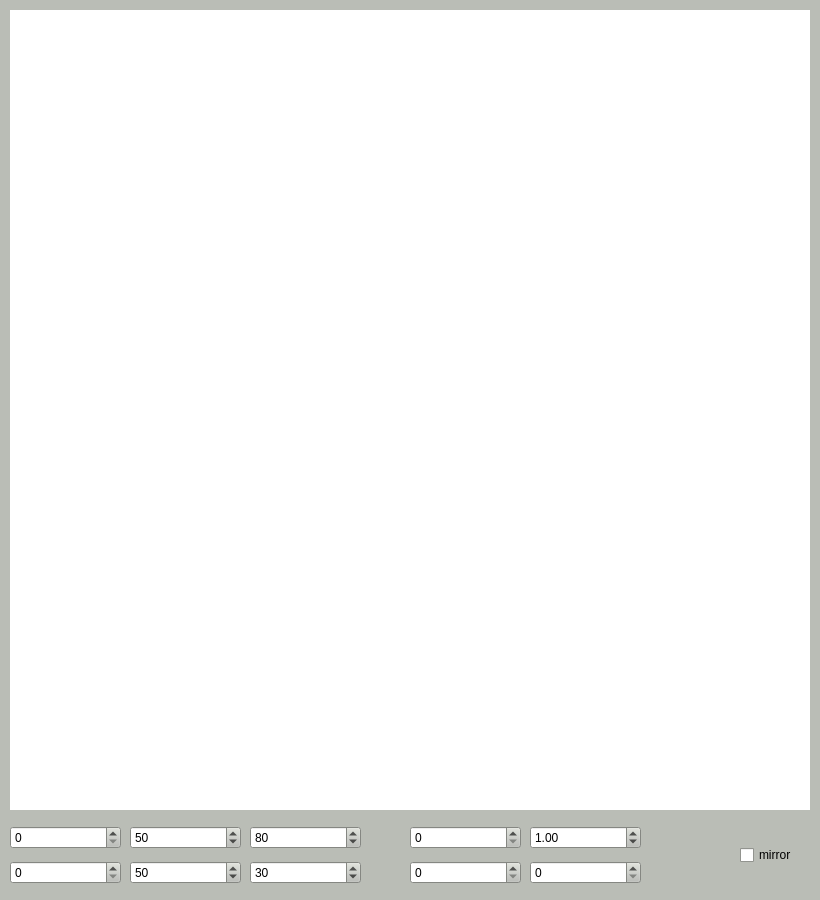
<?xml version="1.0" encoding="UTF-8"?>
<ui version="4.0">
 <class>MainWindow</class>
 <widget class="QMainWindow" name="MainWindow">
  <property name="geometry">
   <rect>
    <x>0</x>
    <y>0</y>
    <width>820</width>
    <height>900</height>
   </rect>
  </property>
  <property name="palette">
   <palette>
    <active>
     <colorrole role="WindowText">
      <brush brushstyle="SolidPattern">
       <color alpha="255">
        <red>0</red>
        <green>0</green>
        <blue>0</blue>
       </color>
      </brush>
     </colorrole>
     <colorrole role="Button">
      <brush brushstyle="SolidPattern">
       <color alpha="255">
        <red>186</red>
        <green>189</green>
        <blue>182</blue>
       </color>
      </brush>
     </colorrole>
     <colorrole role="Light">
      <brush brushstyle="SolidPattern">
       <color alpha="255">
        <red>255</red>
        <green>255</green>
        <blue>255</blue>
       </color>
      </brush>
     </colorrole>
     <colorrole role="Midlight">
      <brush brushstyle="SolidPattern">
       <color alpha="255">
        <red>220</red>
        <green>222</green>
        <blue>218</blue>
       </color>
      </brush>
     </colorrole>
     <colorrole role="Dark">
      <brush brushstyle="SolidPattern">
       <color alpha="255">
        <red>93</red>
        <green>94</green>
        <blue>91</blue>
       </color>
      </brush>
     </colorrole>
     <colorrole role="Mid">
      <brush brushstyle="SolidPattern">
       <color alpha="255">
        <red>124</red>
        <green>126</green>
        <blue>121</blue>
       </color>
      </brush>
     </colorrole>
     <colorrole role="Text">
      <brush brushstyle="SolidPattern">
       <color alpha="255">
        <red>0</red>
        <green>0</green>
        <blue>0</blue>
       </color>
      </brush>
     </colorrole>
     <colorrole role="BrightText">
      <brush brushstyle="SolidPattern">
       <color alpha="255">
        <red>255</red>
        <green>255</green>
        <blue>255</blue>
       </color>
      </brush>
     </colorrole>
     <colorrole role="ButtonText">
      <brush brushstyle="SolidPattern">
       <color alpha="255">
        <red>0</red>
        <green>0</green>
        <blue>0</blue>
       </color>
      </brush>
     </colorrole>
     <colorrole role="Base">
      <brush brushstyle="SolidPattern">
       <color alpha="255">
        <red>255</red>
        <green>255</green>
        <blue>255</blue>
       </color>
      </brush>
     </colorrole>
     <colorrole role="Window">
      <brush brushstyle="SolidPattern">
       <color alpha="255">
        <red>186</red>
        <green>189</green>
        <blue>182</blue>
       </color>
      </brush>
     </colorrole>
     <colorrole role="Shadow">
      <brush brushstyle="SolidPattern">
       <color alpha="255">
        <red>0</red>
        <green>0</green>
        <blue>0</blue>
       </color>
      </brush>
     </colorrole>
     <colorrole role="AlternateBase">
      <brush brushstyle="SolidPattern">
       <color alpha="255">
        <red>220</red>
        <green>222</green>
        <blue>218</blue>
       </color>
      </brush>
     </colorrole>
     <colorrole role="ToolTipBase">
      <brush brushstyle="SolidPattern">
       <color alpha="255">
        <red>255</red>
        <green>255</green>
        <blue>220</blue>
       </color>
      </brush>
     </colorrole>
     <colorrole role="ToolTipText">
      <brush brushstyle="SolidPattern">
       <color alpha="255">
        <red>0</red>
        <green>0</green>
        <blue>0</blue>
       </color>
      </brush>
     </colorrole>
     <colorrole role="PlaceholderText">
      <brush brushstyle="SolidPattern">
       <color alpha="128">
        <red>0</red>
        <green>0</green>
        <blue>0</blue>
       </color>
      </brush>
     </colorrole>
    </active>
    <inactive>
     <colorrole role="WindowText">
      <brush brushstyle="SolidPattern">
       <color alpha="255">
        <red>0</red>
        <green>0</green>
        <blue>0</blue>
       </color>
      </brush>
     </colorrole>
     <colorrole role="Button">
      <brush brushstyle="SolidPattern">
       <color alpha="255">
        <red>186</red>
        <green>189</green>
        <blue>182</blue>
       </color>
      </brush>
     </colorrole>
     <colorrole role="Light">
      <brush brushstyle="SolidPattern">
       <color alpha="255">
        <red>255</red>
        <green>255</green>
        <blue>255</blue>
       </color>
      </brush>
     </colorrole>
     <colorrole role="Midlight">
      <brush brushstyle="SolidPattern">
       <color alpha="255">
        <red>220</red>
        <green>222</green>
        <blue>218</blue>
       </color>
      </brush>
     </colorrole>
     <colorrole role="Dark">
      <brush brushstyle="SolidPattern">
       <color alpha="255">
        <red>93</red>
        <green>94</green>
        <blue>91</blue>
       </color>
      </brush>
     </colorrole>
     <colorrole role="Mid">
      <brush brushstyle="SolidPattern">
       <color alpha="255">
        <red>124</red>
        <green>126</green>
        <blue>121</blue>
       </color>
      </brush>
     </colorrole>
     <colorrole role="Text">
      <brush brushstyle="SolidPattern">
       <color alpha="255">
        <red>0</red>
        <green>0</green>
        <blue>0</blue>
       </color>
      </brush>
     </colorrole>
     <colorrole role="BrightText">
      <brush brushstyle="SolidPattern">
       <color alpha="255">
        <red>255</red>
        <green>255</green>
        <blue>255</blue>
       </color>
      </brush>
     </colorrole>
     <colorrole role="ButtonText">
      <brush brushstyle="SolidPattern">
       <color alpha="255">
        <red>0</red>
        <green>0</green>
        <blue>0</blue>
       </color>
      </brush>
     </colorrole>
     <colorrole role="Base">
      <brush brushstyle="SolidPattern">
       <color alpha="255">
        <red>255</red>
        <green>255</green>
        <blue>255</blue>
       </color>
      </brush>
     </colorrole>
     <colorrole role="Window">
      <brush brushstyle="SolidPattern">
       <color alpha="255">
        <red>186</red>
        <green>189</green>
        <blue>182</blue>
       </color>
      </brush>
     </colorrole>
     <colorrole role="Shadow">
      <brush brushstyle="SolidPattern">
       <color alpha="255">
        <red>0</red>
        <green>0</green>
        <blue>0</blue>
       </color>
      </brush>
     </colorrole>
     <colorrole role="AlternateBase">
      <brush brushstyle="SolidPattern">
       <color alpha="255">
        <red>220</red>
        <green>222</green>
        <blue>218</blue>
       </color>
      </brush>
     </colorrole>
     <colorrole role="ToolTipBase">
      <brush brushstyle="SolidPattern">
       <color alpha="255">
        <red>255</red>
        <green>255</green>
        <blue>220</blue>
       </color>
      </brush>
     </colorrole>
     <colorrole role="ToolTipText">
      <brush brushstyle="SolidPattern">
       <color alpha="255">
        <red>0</red>
        <green>0</green>
        <blue>0</blue>
       </color>
      </brush>
     </colorrole>
     <colorrole role="PlaceholderText">
      <brush brushstyle="SolidPattern">
       <color alpha="128">
        <red>0</red>
        <green>0</green>
        <blue>0</blue>
       </color>
      </brush>
     </colorrole>
    </inactive>
    <disabled>
     <colorrole role="WindowText">
      <brush brushstyle="SolidPattern">
       <color alpha="255">
        <red>93</red>
        <green>94</green>
        <blue>91</blue>
       </color>
      </brush>
     </colorrole>
     <colorrole role="Button">
      <brush brushstyle="SolidPattern">
       <color alpha="255">
        <red>186</red>
        <green>189</green>
        <blue>182</blue>
       </color>
      </brush>
     </colorrole>
     <colorrole role="Light">
      <brush brushstyle="SolidPattern">
       <color alpha="255">
        <red>255</red>
        <green>255</green>
        <blue>255</blue>
       </color>
      </brush>
     </colorrole>
     <colorrole role="Midlight">
      <brush brushstyle="SolidPattern">
       <color alpha="255">
        <red>220</red>
        <green>222</green>
        <blue>218</blue>
       </color>
      </brush>
     </colorrole>
     <colorrole role="Dark">
      <brush brushstyle="SolidPattern">
       <color alpha="255">
        <red>93</red>
        <green>94</green>
        <blue>91</blue>
       </color>
      </brush>
     </colorrole>
     <colorrole role="Mid">
      <brush brushstyle="SolidPattern">
       <color alpha="255">
        <red>124</red>
        <green>126</green>
        <blue>121</blue>
       </color>
      </brush>
     </colorrole>
     <colorrole role="Text">
      <brush brushstyle="SolidPattern">
       <color alpha="255">
        <red>93</red>
        <green>94</green>
        <blue>91</blue>
       </color>
      </brush>
     </colorrole>
     <colorrole role="BrightText">
      <brush brushstyle="SolidPattern">
       <color alpha="255">
        <red>255</red>
        <green>255</green>
        <blue>255</blue>
       </color>
      </brush>
     </colorrole>
     <colorrole role="ButtonText">
      <brush brushstyle="SolidPattern">
       <color alpha="255">
        <red>93</red>
        <green>94</green>
        <blue>91</blue>
       </color>
      </brush>
     </colorrole>
     <colorrole role="Base">
      <brush brushstyle="SolidPattern">
       <color alpha="255">
        <red>186</red>
        <green>189</green>
        <blue>182</blue>
       </color>
      </brush>
     </colorrole>
     <colorrole role="Window">
      <brush brushstyle="SolidPattern">
       <color alpha="255">
        <red>186</red>
        <green>189</green>
        <blue>182</blue>
       </color>
      </brush>
     </colorrole>
     <colorrole role="Shadow">
      <brush brushstyle="SolidPattern">
       <color alpha="255">
        <red>0</red>
        <green>0</green>
        <blue>0</blue>
       </color>
      </brush>
     </colorrole>
     <colorrole role="AlternateBase">
      <brush brushstyle="SolidPattern">
       <color alpha="255">
        <red>186</red>
        <green>189</green>
        <blue>182</blue>
       </color>
      </brush>
     </colorrole>
     <colorrole role="ToolTipBase">
      <brush brushstyle="SolidPattern">
       <color alpha="255">
        <red>255</red>
        <green>255</green>
        <blue>220</blue>
       </color>
      </brush>
     </colorrole>
     <colorrole role="ToolTipText">
      <brush brushstyle="SolidPattern">
       <color alpha="255">
        <red>0</red>
        <green>0</green>
        <blue>0</blue>
       </color>
      </brush>
     </colorrole>
     <colorrole role="PlaceholderText">
      <brush brushstyle="SolidPattern">
       <color alpha="128">
        <red>0</red>
        <green>0</green>
        <blue>0</blue>
       </color>
      </brush>
     </colorrole>
    </disabled>
   </palette>
  </property>
  <property name="windowTitle">
   <string>MainWindow</string>
  </property>
  <property name="autoFillBackground">
   <bool>true</bool>
  </property>
  <widget class="QWidget" name="centralwidget">
   <widget class="QFrame" name="frame">
    <property name="geometry">
     <rect>
      <x>10</x>
      <y>10</y>
      <width>800</width>
      <height>800</height>
     </rect>
    </property>
    <property name="palette">
     <palette>
      <active>
       <colorrole role="WindowText">
        <brush brushstyle="SolidPattern">
         <color alpha="255">
          <red>0</red>
          <green>0</green>
          <blue>0</blue>
         </color>
        </brush>
       </colorrole>
       <colorrole role="Button">
        <brush brushstyle="SolidPattern">
         <color alpha="255">
          <red>255</red>
          <green>255</green>
          <blue>255</blue>
         </color>
        </brush>
       </colorrole>
       <colorrole role="Light">
        <brush brushstyle="SolidPattern">
         <color alpha="255">
          <red>255</red>
          <green>255</green>
          <blue>255</blue>
         </color>
        </brush>
       </colorrole>
       <colorrole role="Midlight">
        <brush brushstyle="SolidPattern">
         <color alpha="255">
          <red>255</red>
          <green>255</green>
          <blue>255</blue>
         </color>
        </brush>
       </colorrole>
       <colorrole role="Dark">
        <brush brushstyle="SolidPattern">
         <color alpha="255">
          <red>127</red>
          <green>127</green>
          <blue>127</blue>
         </color>
        </brush>
       </colorrole>
       <colorrole role="Mid">
        <brush brushstyle="SolidPattern">
         <color alpha="255">
          <red>170</red>
          <green>170</green>
          <blue>170</blue>
         </color>
        </brush>
       </colorrole>
       <colorrole role="Text">
        <brush brushstyle="SolidPattern">
         <color alpha="255">
          <red>0</red>
          <green>0</green>
          <blue>0</blue>
         </color>
        </brush>
       </colorrole>
       <colorrole role="BrightText">
        <brush brushstyle="SolidPattern">
         <color alpha="255">
          <red>255</red>
          <green>255</green>
          <blue>255</blue>
         </color>
        </brush>
       </colorrole>
       <colorrole role="ButtonText">
        <brush brushstyle="SolidPattern">
         <color alpha="255">
          <red>0</red>
          <green>0</green>
          <blue>0</blue>
         </color>
        </brush>
       </colorrole>
       <colorrole role="Base">
        <brush brushstyle="SolidPattern">
         <color alpha="255">
          <red>255</red>
          <green>255</green>
          <blue>255</blue>
         </color>
        </brush>
       </colorrole>
       <colorrole role="Window">
        <brush brushstyle="SolidPattern">
         <color alpha="255">
          <red>255</red>
          <green>255</green>
          <blue>255</blue>
         </color>
        </brush>
       </colorrole>
       <colorrole role="Shadow">
        <brush brushstyle="SolidPattern">
         <color alpha="255">
          <red>0</red>
          <green>0</green>
          <blue>0</blue>
         </color>
        </brush>
       </colorrole>
       <colorrole role="AlternateBase">
        <brush brushstyle="SolidPattern">
         <color alpha="255">
          <red>255</red>
          <green>255</green>
          <blue>255</blue>
         </color>
        </brush>
       </colorrole>
       <colorrole role="ToolTipBase">
        <brush brushstyle="SolidPattern">
         <color alpha="255">
          <red>255</red>
          <green>255</green>
          <blue>220</blue>
         </color>
        </brush>
       </colorrole>
       <colorrole role="ToolTipText">
        <brush brushstyle="SolidPattern">
         <color alpha="255">
          <red>0</red>
          <green>0</green>
          <blue>0</blue>
         </color>
        </brush>
       </colorrole>
       <colorrole role="PlaceholderText">
        <brush brushstyle="SolidPattern">
         <color alpha="255">
          <red>64</red>
          <green>65</green>
          <blue>66</blue>
         </color>
        </brush>
       </colorrole>
      </active>
      <inactive>
       <colorrole role="WindowText">
        <brush brushstyle="SolidPattern">
         <color alpha="255">
          <red>0</red>
          <green>0</green>
          <blue>0</blue>
         </color>
        </brush>
       </colorrole>
       <colorrole role="Button">
        <brush brushstyle="SolidPattern">
         <color alpha="255">
          <red>255</red>
          <green>255</green>
          <blue>255</blue>
         </color>
        </brush>
       </colorrole>
       <colorrole role="Light">
        <brush brushstyle="SolidPattern">
         <color alpha="255">
          <red>255</red>
          <green>255</green>
          <blue>255</blue>
         </color>
        </brush>
       </colorrole>
       <colorrole role="Midlight">
        <brush brushstyle="SolidPattern">
         <color alpha="255">
          <red>255</red>
          <green>255</green>
          <blue>255</blue>
         </color>
        </brush>
       </colorrole>
       <colorrole role="Dark">
        <brush brushstyle="SolidPattern">
         <color alpha="255">
          <red>127</red>
          <green>127</green>
          <blue>127</blue>
         </color>
        </brush>
       </colorrole>
       <colorrole role="Mid">
        <brush brushstyle="SolidPattern">
         <color alpha="255">
          <red>170</red>
          <green>170</green>
          <blue>170</blue>
         </color>
        </brush>
       </colorrole>
       <colorrole role="Text">
        <brush brushstyle="SolidPattern">
         <color alpha="255">
          <red>0</red>
          <green>0</green>
          <blue>0</blue>
         </color>
        </brush>
       </colorrole>
       <colorrole role="BrightText">
        <brush brushstyle="SolidPattern">
         <color alpha="255">
          <red>255</red>
          <green>255</green>
          <blue>255</blue>
         </color>
        </brush>
       </colorrole>
       <colorrole role="ButtonText">
        <brush brushstyle="SolidPattern">
         <color alpha="255">
          <red>0</red>
          <green>0</green>
          <blue>0</blue>
         </color>
        </brush>
       </colorrole>
       <colorrole role="Base">
        <brush brushstyle="SolidPattern">
         <color alpha="255">
          <red>255</red>
          <green>255</green>
          <blue>255</blue>
         </color>
        </brush>
       </colorrole>
       <colorrole role="Window">
        <brush brushstyle="SolidPattern">
         <color alpha="255">
          <red>255</red>
          <green>255</green>
          <blue>255</blue>
         </color>
        </brush>
       </colorrole>
       <colorrole role="Shadow">
        <brush brushstyle="SolidPattern">
         <color alpha="255">
          <red>0</red>
          <green>0</green>
          <blue>0</blue>
         </color>
        </brush>
       </colorrole>
       <colorrole role="AlternateBase">
        <brush brushstyle="SolidPattern">
         <color alpha="255">
          <red>255</red>
          <green>255</green>
          <blue>255</blue>
         </color>
        </brush>
       </colorrole>
       <colorrole role="ToolTipBase">
        <brush brushstyle="SolidPattern">
         <color alpha="255">
          <red>255</red>
          <green>255</green>
          <blue>220</blue>
         </color>
        </brush>
       </colorrole>
       <colorrole role="ToolTipText">
        <brush brushstyle="SolidPattern">
         <color alpha="255">
          <red>0</red>
          <green>0</green>
          <blue>0</blue>
         </color>
        </brush>
       </colorrole>
       <colorrole role="PlaceholderText">
        <brush brushstyle="SolidPattern">
         <color alpha="255">
          <red>64</red>
          <green>65</green>
          <blue>66</blue>
         </color>
        </brush>
       </colorrole>
      </inactive>
      <disabled>
       <colorrole role="WindowText">
        <brush brushstyle="SolidPattern">
         <color alpha="255">
          <red>127</red>
          <green>127</green>
          <blue>127</blue>
         </color>
        </brush>
       </colorrole>
       <colorrole role="Button">
        <brush brushstyle="SolidPattern">
         <color alpha="255">
          <red>255</red>
          <green>255</green>
          <blue>255</blue>
         </color>
        </brush>
       </colorrole>
       <colorrole role="Light">
        <brush brushstyle="SolidPattern">
         <color alpha="255">
          <red>255</red>
          <green>255</green>
          <blue>255</blue>
         </color>
        </brush>
       </colorrole>
       <colorrole role="Midlight">
        <brush brushstyle="SolidPattern">
         <color alpha="255">
          <red>255</red>
          <green>255</green>
          <blue>255</blue>
         </color>
        </brush>
       </colorrole>
       <colorrole role="Dark">
        <brush brushstyle="SolidPattern">
         <color alpha="255">
          <red>127</red>
          <green>127</green>
          <blue>127</blue>
         </color>
        </brush>
       </colorrole>
       <colorrole role="Mid">
        <brush brushstyle="SolidPattern">
         <color alpha="255">
          <red>170</red>
          <green>170</green>
          <blue>170</blue>
         </color>
        </brush>
       </colorrole>
       <colorrole role="Text">
        <brush brushstyle="SolidPattern">
         <color alpha="255">
          <red>127</red>
          <green>127</green>
          <blue>127</blue>
         </color>
        </brush>
       </colorrole>
       <colorrole role="BrightText">
        <brush brushstyle="SolidPattern">
         <color alpha="255">
          <red>255</red>
          <green>255</green>
          <blue>255</blue>
         </color>
        </brush>
       </colorrole>
       <colorrole role="ButtonText">
        <brush brushstyle="SolidPattern">
         <color alpha="255">
          <red>127</red>
          <green>127</green>
          <blue>127</blue>
         </color>
        </brush>
       </colorrole>
       <colorrole role="Base">
        <brush brushstyle="SolidPattern">
         <color alpha="255">
          <red>255</red>
          <green>255</green>
          <blue>255</blue>
         </color>
        </brush>
       </colorrole>
       <colorrole role="Window">
        <brush brushstyle="SolidPattern">
         <color alpha="255">
          <red>255</red>
          <green>255</green>
          <blue>255</blue>
         </color>
        </brush>
       </colorrole>
       <colorrole role="Shadow">
        <brush brushstyle="SolidPattern">
         <color alpha="255">
          <red>0</red>
          <green>0</green>
          <blue>0</blue>
         </color>
        </brush>
       </colorrole>
       <colorrole role="AlternateBase">
        <brush brushstyle="SolidPattern">
         <color alpha="255">
          <red>255</red>
          <green>255</green>
          <blue>255</blue>
         </color>
        </brush>
       </colorrole>
       <colorrole role="ToolTipBase">
        <brush brushstyle="SolidPattern">
         <color alpha="255">
          <red>255</red>
          <green>255</green>
          <blue>220</blue>
         </color>
        </brush>
       </colorrole>
       <colorrole role="ToolTipText">
        <brush brushstyle="SolidPattern">
         <color alpha="255">
          <red>0</red>
          <green>0</green>
          <blue>0</blue>
         </color>
        </brush>
       </colorrole>
       <colorrole role="PlaceholderText">
        <brush brushstyle="SolidPattern">
         <color alpha="255">
          <red>64</red>
          <green>65</green>
          <blue>66</blue>
         </color>
        </brush>
       </colorrole>
      </disabled>
     </palette>
    </property>
    <property name="autoFillBackground">
     <bool>true</bool>
    </property>
    <property name="frameShape">
     <enum>QFrame::NoFrame</enum>
    </property>
    <property name="frameShadow">
     <enum>QFrame::Raised</enum>
    </property>
   </widget>
   <widget class="QWidget" name="verticalLayoutWidget">
    <property name="geometry">
     <rect>
      <x>10</x>
      <y>820</y>
      <width>111</width>
      <height>71</height>
     </rect>
    </property>
    <layout class="QVBoxLayout" name="A_ver">
     <item>
      <widget class="QSpinBox" name="X_A">
       <property name="maximum">
        <number>300</number>
       </property>
      </widget>
     </item>
     <item>
      <widget class="QSpinBox" name="Y_A">
       <property name="maximum">
        <number>300</number>
       </property>
      </widget>
     </item>
    </layout>
   </widget>
   <widget class="QWidget" name="verticalLayoutWidget_2">
    <property name="geometry">
     <rect>
      <x>130</x>
      <y>820</y>
      <width>111</width>
      <height>71</height>
     </rect>
    </property>
    <layout class="QVBoxLayout" name="B_ver">
     <item>
      <widget class="QSpinBox" name="X_B">
       <property name="maximum">
        <number>300</number>
       </property>
       <property name="value">
        <number>50</number>
       </property>
      </widget>
     </item>
     <item>
      <widget class="QSpinBox" name="Y_B">
       <property name="maximum">
        <number>300</number>
       </property>
       <property name="value">
        <number>50</number>
       </property>
      </widget>
     </item>
    </layout>
   </widget>
   <widget class="QWidget" name="verticalLayoutWidget_3">
    <property name="geometry">
     <rect>
      <x>250</x>
      <y>820</y>
      <width>111</width>
      <height>71</height>
     </rect>
    </property>
    <layout class="QVBoxLayout" name="C_ver">
     <item>
      <widget class="QSpinBox" name="X_C">
       <property name="maximum">
        <number>300</number>
       </property>
       <property name="value">
        <number>80</number>
       </property>
      </widget>
     </item>
     <item>
      <widget class="QSpinBox" name="Y_C">
       <property name="maximum">
        <number>300</number>
       </property>
       <property name="value">
        <number>30</number>
       </property>
      </widget>
     </item>
    </layout>
   </widget>
   <widget class="QWidget" name="verticalLayoutWidget_4">
    <property name="geometry">
     <rect>
      <x>410</x>
      <y>820</y>
      <width>111</width>
      <height>71</height>
     </rect>
    </property>
    <layout class="QVBoxLayout" name="Povorot">
     <item>
      <widget class="QSpinBox" name="X_T">
       <property name="maximum">
        <number>300</number>
       </property>
      </widget>
     </item>
     <item>
      <widget class="QSpinBox" name="Y_T">
       <property name="maximum">
        <number>300</number>
       </property>
      </widget>
     </item>
    </layout>
   </widget>
   <widget class="QWidget" name="verticalLayoutWidget_5">
    <property name="geometry">
     <rect>
      <x>530</x>
      <y>820</y>
      <width>111</width>
      <height>71</height>
     </rect>
    </property>
    <layout class="QVBoxLayout" name="Ko">
     <item>
      <widget class="QDoubleSpinBox" name="Koo">
       <property name="minimum">
        <double>0.010000000000000</double>
       </property>
       <property name="maximum">
        <double>2.000000000000000</double>
       </property>
       <property name="singleStep">
        <double>0.010000000000000</double>
       </property>
       <property name="value">
        <double>1.000000000000000</double>
       </property>
      </widget>
     </item>
     <item>
      <widget class="QSpinBox" name="angle">
       <property name="maximum">
        <number>300</number>
       </property>
      </widget>
     </item>
    </layout>
   </widget>
   <widget class="QCheckBox" name="mirror">
    <property name="geometry">
     <rect>
      <x>740</x>
      <y>845</y>
      <width>70</width>
      <height>20</height>
     </rect>
    </property>
    <property name="text">
     <string>mirror</string>
    </property>
   </widget>
  </widget>
 </widget>
 <resources/>
 <connections/>
</ui>
